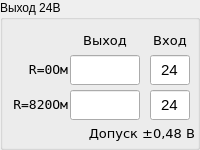
     <widget class="QGroupBox" name="groupBox_out_24">
      <property name="geometry">
       <rect>
        <x>296</x>
        <y>238</y>
        <width>200</width>
        <height>150</height>
       </rect>
      </property>
      <property name="title">
       <string>Выход 24В</string>
      </property>
      <widget class="QLabel" name="label_24_820">
       <property name="geometry">
        <rect>
         <x>3</x>
         <y>90</y>
         <width>65</width>
         <height>29</height>
        </rect>
       </property>
       <property name="font">
        <font>
         <family>DejaVu Sans Mono</family>
         <pointsize>10</pointsize>
         <weight>50</weight>
         <bold>false</bold>
        </font>
       </property>
       <property name="text">
        <string>R=820Ом</string>
       </property>
       <property name="alignment">
        <set>Qt::AlignRight|Qt::AlignTrailing|Qt::AlignVCenter</set>
       </property>
       <property name="buddy">
        <cstring>lineEdit_out_24_value_820</cstring>
       </property>
      </widget>
      <widget class="QLabel" name="label_out_24_value">
       <property name="geometry">
        <rect>
         <x>70</x>
         <y>32</y>
         <width>70</width>
         <height>17</height>
        </rect>
       </property>
       <property name="font">
        <font>
         <family>DejaVu Sans</family>
         <pointsize>10</pointsize>
         <weight>50</weight>
         <bold>false</bold>
        </font>
       </property>
       <property name="text">
        <string>Выход</string>
       </property>
       <property name="alignment">
        <set>Qt::AlignCenter</set>
       </property>
      </widget>
      <widget class="QLineEdit" name="lineEdit_out_24_in_820">
       <property name="enabled">
        <bool>true</bool>
       </property>
       <property name="geometry">
        <rect>
         <x>150</x>
         <y>90</y>
         <width>40</width>
         <height>30</height>
        </rect>
       </property>
       <property name="font">
        <font>
         <family>Segoe UI</family>
         <pointsize>11</pointsize>
        </font>
       </property>
       <property name="text">
        <string>24</string>
       </property>
       <property name="alignment">
        <set>Qt::AlignCenter</set>
       </property>
       <property name="readOnly">
        <bool>true</bool>
       </property>
      </widget>
      <widget class="QLabel" name="label_out_24_value_in">
       <property name="geometry">
        <rect>
         <x>150</x>
         <y>32</y>
         <width>40</width>
         <height>17</height>
        </rect>
       </property>
       <property name="font">
        <font>
         <family>DejaVu Sans</family>
         <pointsize>10</pointsize>
         <weight>50</weight>
         <bold>false</bold>
        </font>
       </property>
       <property name="text">
        <string>Вход</string>
       </property>
       <property name="alignment">
        <set>Qt::AlignCenter</set>
       </property>
      </widget>
      <widget class="QLineEdit" name="lineEdit_out_24_value_0">
       <property name="geometry">
        <rect>
         <x>70</x>
         <y>55</y>
         <width>70</width>
         <height>30</height>
        </rect>
       </property>
       <property name="font">
        <font>
         <family>Segoe UI</family>
         <pointsize>11</pointsize>
        </font>
       </property>
       <property name="maxLength">
        <number>7</number>
       </property>
      </widget>
      <widget class="QLabel" name="label_24_0">
       <property name="geometry">
        <rect>
         <x>3</x>
         <y>55</y>
         <width>65</width>
         <height>29</height>
        </rect>
       </property>
       <property name="font">
        <font>
         <family>DejaVu Sans Mono</family>
         <pointsize>10</pointsize>
         <weight>50</weight>
         <bold>false</bold>
        </font>
       </property>
       <property name="text">
        <string>R=0Ом</string>
       </property>
       <property name="alignment">
        <set>Qt::AlignRight|Qt::AlignTrailing|Qt::AlignVCenter</set>
       </property>
       <property name="buddy">
        <cstring>lineEdit_out_24_value_0</cstring>
       </property>
      </widget>
      <widget class="QLineEdit" name="lineEdit_out_24_in_0">
       <property name="enabled">
        <bool>true</bool>
       </property>
       <property name="geometry">
        <rect>
         <x>150</x>
         <y>55</y>
         <width>40</width>
         <height>30</height>
        </rect>
       </property>
       <property name="font">
        <font>
         <family>Segoe UI</family>
         <pointsize>11</pointsize>
        </font>
       </property>
       <property name="text">
        <string>24</string>
       </property>
       <property name="alignment">
        <set>Qt::AlignCenter</set>
       </property>
       <property name="readOnly">
        <bool>true</bool>
       </property>
      </widget>
      <widget class="QLineEdit" name="lineEdit_out_24_value_820">
       <property name="geometry">
        <rect>
         <x>70</x>
         <y>90</y>
         <width>70</width>
         <height>30</height>
        </rect>
       </property>
       <property name="font">
        <font>
         <family>Segoe UI</family>
         <pointsize>11</pointsize>
        </font>
       </property>
       <property name="maxLength">
        <number>7</number>
       </property>
      </widget>
      <widget class="QLabel" name="label_acceptance_error_24">
       <property name="geometry">
        <rect>
         <x>0</x>
         <y>126</y>
         <width>195</width>
         <height>15</height>
        </rect>
       </property>
       <property name="font">
        <font>
         <family>DejaVu Sans</family>
         <pointsize>10</pointsize>
         <weight>50</weight>
         <bold>false</bold>
        </font>
       </property>
       <property name="text">
        <string>Допуск ±0,48 В</string>
       </property>
       <property name="alignment">
        <set>Qt::AlignRight|Qt::AlignTrailing|Qt::AlignVCenter</set>
       </property>
      </widget>
     </widget>
